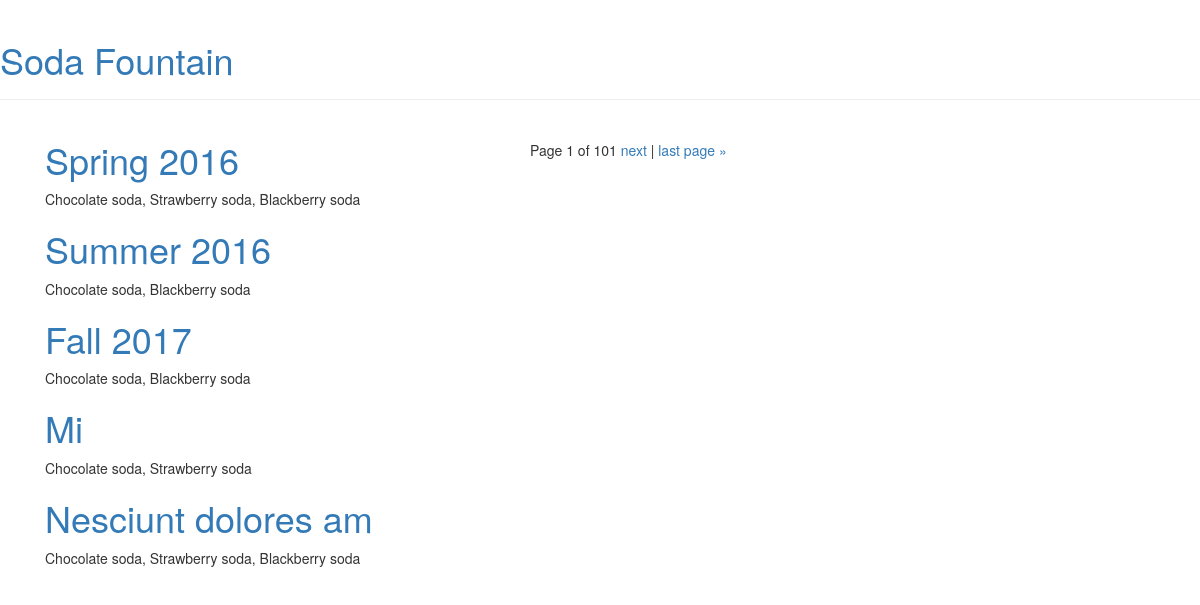
The page / on the database its author committed.
### menu/models.py (models this page shows, shortened)
class Menu(models.Model):
    season = models.CharField(max_length=20)
    items = models.ManyToManyField('Item', related_name='items')
    created_date = models.DateTimeField(
            default=timezone.now)
    expiration_date = models.DateTimeField(
            blank=True, null=True)

class Item(models.Model):
    name = models.CharField(max_length=200)
    description = models.TextField()
    chef = models.ForeignKey('auth.User', on_delete=models.CASCADE)
    created_date = models.DateTimeField(
            default=timezone.now)
    standard = models.BooleanField(default=False)
    ingredients = models.ManyToManyField('Ingredient')
    def __str__(self):
        return self.name

### menu/views.py (the view)
# urls.py: url(r'^$', views.menu_list, name='menu_list'),
def menu_list(request):
    menu = Menu.objects.all().prefetch_related('items')
    paginator = Paginator(menu, 5)
    page = request.GET.get('page')
    menus = paginator.get_page(page)
    return render(request, 'menu/list_all_current_menus.html',
                  {'menus': menus})

### menu/templates/menu/list_all_current_menus.html (shortened to what this page needs)
{% extends 'menu/layout.html' %}
{% block content %}
    <div class="col-md-8">
        <div class="post">
            {% for menu in menus %}
                <h1>
                    <a href="{% url 'menu:menu_detail' pk=menu.pk %}">{{ menu.season }}</a>
                </h1>
                <p>{{ menu.items.all|join:", "}}</p>
            {% endfor %}
        </div>
    </div>
    <div class="pagination">
        <span class="step-links">
            <span class="current">
                Page {{ menus.number }} of {{ menus.paginator.num_pages }}
            </span>
            {% if menus.has_next %}
                <a href="?page={{ menus.next_page_number }}">next </a><span>|</span>
                <a href="?page={{ menus.paginator.num_pages }}">last page &raquo;</a>
            {% endif %}
        </span>
    </div>
{% endblock %}

### rows shown on the page
Menu: season "Spring 2016", items.all "Chocolate soda, Strawberry soda, Blackberry soda"
Menu: season "Summer 2016", items.all "Chocolate soda, Blackberry soda"
Menu: season "Fall 2017", items.all "Chocolate soda, Blackberry soda"
Menu: season "Mi", items.all "Chocolate soda, Strawberry soda"
Menu: season "Nesciunt dolores am", items.all "Chocolate soda, Strawberry soda, Blackberry soda"

### other values the page prints
{{ menus.number }} "1"
{{ menus.paginator.num_pages }} "101"
